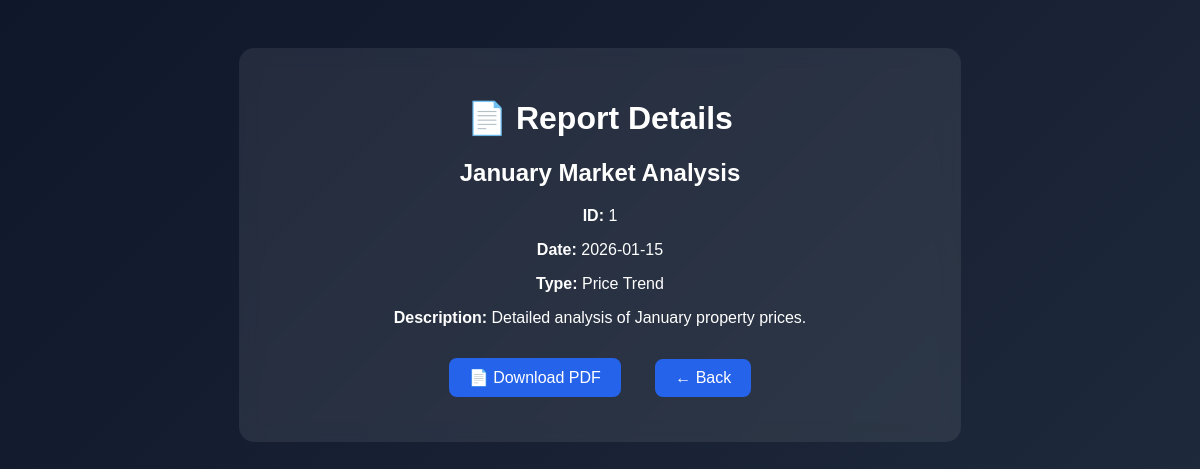
The app's page /dashboard/report/1 with its own data.
### tables this page shows
CREATE TABLE reports (
            id INTEGER PRIMARY KEY AUTOINCREMENT,
            name TEXT NOT NULL,
            date TEXT NOT NULL,
            type TEXT NOT NULL,
            description TEXT NOT NULL
        );

### app.py (the view)
@app.route("/dashboard/report/<int:report_id>")
def view_report(report_id):
    conn = sqlite3.connect("reports.db")
    conn.row_factory = sqlite3.Row
    cursor = conn.cursor()
    cursor.execute("SELECT * FROM reports WHERE id = ?", (report_id,))
    report = cursor.fetchone()
    conn.close()
    if report is None:
        return "Report not found", 404
    return render_template("view_report.html", report=report)

### templates/view_report.html (shortened to what this page needs)
<!DOCTYPE html>
<html>
<head>
</head>
<body>
<div class="card">
    <h1>📄 Report Details</h1>
    <h2>{{ report["name"] }}</h2>
    <p><strong>ID:</strong> {{ report["id"] }}</p>
    <p><strong>Date:</strong> {{ report["date"] }}</p>
    <p><strong>Type:</strong> {{ report["type"] }}</p>
    <p><strong>Description:</strong> {{ report["description"] }}</p>
    <a href="{{ url_for('export_report', report_id=report['id']) }}">
        📄 Download PDF
    </a>
    <a href="{{ url_for('saved_reports') }}">
        ← Back
    </a>
</div>
</body>
</html>

### templates/view_report.html (style rules this page uses)
body { background: linear-gradient(135deg, #0f172a, #1e293b); color: white; font-family: Arial; text-align: center; padding: 40px; }
.card { background: rgba(255,255,255,0.08); backdrop-filter: blur(10px); padding: 30px; border-radius: 15px; width: 60%; margin: auto; }
a { display: inline-block; margin: 15px; padding: 10px 20px; background: #2563eb; color: white; text-decoration: none; border-radius: 8px; }

### records on screen
reports: name "January Market Analysis", id "1", date "2026-01-15", type "Price Trend", description "Detailed analysis of January property prices."
